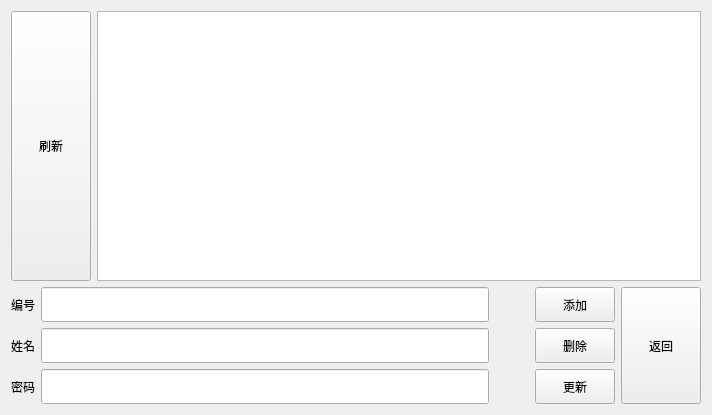
<?xml version="1.0" encoding="UTF-8"?>
<ui version="4.0">
 <class>manage_admin</class>
 <widget class="QWidget" name="manage_admin">
  <property name="geometry">
   <rect>
    <x>0</x>
    <y>0</y>
    <width>712</width>
    <height>415</height>
   </rect>
  </property>
  <property name="windowTitle">
   <string>Form</string>
  </property>
  <property name="styleSheet">
   <string notr="true"/>
  </property>
  <layout class="QVBoxLayout" name="verticalLayout_5">
   <item>
    <layout class="QVBoxLayout" name="verticalLayout_3">
     <item>
      <layout class="QHBoxLayout" name="horizontalLayout_4">
       <item>
        <widget class="QPushButton" name="seeAllButton">
         <property name="sizePolicy">
          <sizepolicy hsizetype="Minimum" vsizetype="Preferred">
           <horstretch>0</horstretch>
           <verstretch>0</verstretch>
          </sizepolicy>
         </property>
         <property name="styleSheet">
          <string notr="true">font: 87 11pt &quot;Arial Black&quot;;</string>
         </property>
         <property name="text">
          <string>刷新</string>
         </property>
        </widget>
       </item>
       <item>
        <widget class="QTableWidget" name="tableWidget">
         <property name="minimumSize">
          <size>
           <width>0</width>
           <height>0</height>
          </size>
         </property>
         <property name="styleSheet">
          <string notr="true">font: 12pt &quot;Arial&quot;;</string>
         </property>
        </widget>
       </item>
      </layout>
     </item>
     <item>
      <layout class="QHBoxLayout" name="horizontalLayout_5">
       <item>
        <layout class="QVBoxLayout" name="verticalLayout">
         <item>
          <layout class="QHBoxLayout" name="horizontalLayout">
           <item>
            <widget class="QLabel" name="label">
             <property name="styleSheet">
              <string notr="true">font: 87 11pt &quot;Arial Black&quot;;</string>
             </property>
             <property name="text">
              <string>编号</string>
             </property>
            </widget>
           </item>
           <item>
            <widget class="QLineEdit" name="idLineEdit">
             <property name="minimumSize">
              <size>
               <width>35</width>
               <height>35</height>
              </size>
             </property>
             <property name="styleSheet">
              <string notr="true">font: 12pt &quot;Arial&quot;;</string>
             </property>
            </widget>
           </item>
          </layout>
         </item>
         <item>
          <layout class="QHBoxLayout" name="horizontalLayout_2">
           <item>
            <widget class="QLabel" name="label_2">
             <property name="styleSheet">
              <string notr="true">font: 87 11pt &quot;Arial Black&quot;;</string>
             </property>
             <property name="text">
              <string>姓名</string>
             </property>
            </widget>
           </item>
           <item>
            <widget class="QLineEdit" name="nameLineEdit">
             <property name="minimumSize">
              <size>
               <width>35</width>
               <height>35</height>
              </size>
             </property>
             <property name="styleSheet">
              <string notr="true">font: 12pt &quot;Arial&quot;;</string>
             </property>
            </widget>
           </item>
          </layout>
         </item>
         <item>
          <layout class="QHBoxLayout" name="horizontalLayout_3">
           <item>
            <widget class="QLabel" name="label_3">
             <property name="styleSheet">
              <string notr="true">font: 87 11pt &quot;Arial Black&quot;;</string>
             </property>
             <property name="text">
              <string>密码</string>
             </property>
            </widget>
           </item>
           <item>
            <widget class="QLineEdit" name="passwardLineEdit">
             <property name="minimumSize">
              <size>
               <width>35</width>
               <height>35</height>
              </size>
             </property>
             <property name="styleSheet">
              <string notr="true">font: 12pt &quot;Arial&quot;;</string>
             </property>
            </widget>
           </item>
          </layout>
         </item>
        </layout>
       </item>
       <item>
        <spacer name="horizontalSpacer">
         <property name="orientation">
          <enum>Qt::Horizontal</enum>
         </property>
         <property name="sizeType">
          <enum>QSizePolicy::Fixed</enum>
         </property>
         <property name="sizeHint" stdset="0">
          <size>
           <width>40</width>
           <height>20</height>
          </size>
         </property>
        </spacer>
       </item>
       <item>
        <layout class="QVBoxLayout" name="verticalLayout_2">
         <item>
          <widget class="QPushButton" name="insertButton">
           <property name="sizePolicy">
            <sizepolicy hsizetype="Minimum" vsizetype="Preferred">
             <horstretch>0</horstretch>
             <verstretch>0</verstretch>
            </sizepolicy>
           </property>
           <property name="styleSheet">
            <string notr="true">font: 87 11pt &quot;Arial Black&quot;;</string>
           </property>
           <property name="text">
            <string>添加</string>
           </property>
          </widget>
         </item>
         <item>
          <widget class="QPushButton" name="deleteButton">
           <property name="sizePolicy">
            <sizepolicy hsizetype="Minimum" vsizetype="Preferred">
             <horstretch>0</horstretch>
             <verstretch>0</verstretch>
            </sizepolicy>
           </property>
           <property name="styleSheet">
            <string notr="true">font: 87 11pt &quot;Arial Black&quot;;</string>
           </property>
           <property name="text">
            <string>删除</string>
           </property>
          </widget>
         </item>
         <item>
          <widget class="QPushButton" name="updateButton">
           <property name="sizePolicy">
            <sizepolicy hsizetype="Minimum" vsizetype="Preferred">
             <horstretch>0</horstretch>
             <verstretch>0</verstretch>
            </sizepolicy>
           </property>
           <property name="styleSheet">
            <string notr="true">font: 87 11pt &quot;Arial Black&quot;;</string>
           </property>
           <property name="text">
            <string>更新</string>
           </property>
          </widget>
         </item>
        </layout>
       </item>
       <item>
        <widget class="QPushButton" name="backButton">
         <property name="enabled">
          <bool>true</bool>
         </property>
         <property name="sizePolicy">
          <sizepolicy hsizetype="Minimum" vsizetype="Preferred">
           <horstretch>0</horstretch>
           <verstretch>0</verstretch>
          </sizepolicy>
         </property>
         <property name="maximumSize">
          <size>
           <width>100</width>
           <height>200</height>
          </size>
         </property>
         <property name="styleSheet">
          <string notr="true">font: 87 11pt &quot;Arial Black&quot;;</string>
         </property>
         <property name="text">
          <string>返回</string>
         </property>
        </widget>
       </item>
       <item>
        <layout class="QVBoxLayout" name="verticalLayout_4"/>
       </item>
      </layout>
     </item>
    </layout>
   </item>
  </layout>
 </widget>
 <resources/>
 <connections/>
</ui>
